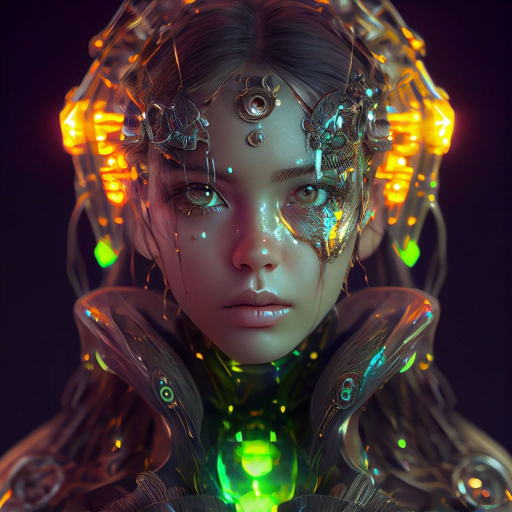
#> input picture Day 58/1.jpg, 1024 x 1024 px (shown at 1/2 size)
$ python image_denoising.py
#> lines starting #> are read from the running program, lines starting #| are printed output that depends on the picture
# import necessary libraries
import cv2
import matplotlib.pyplot as plt
# Load an image
image = cv2.imread('1.jpg')
#> image is the input picture: shape (1024, 1024, 3); mean B, G, R 48.6, 52, 66.9

# Convert the image from BGR (OpenCV format) to RGB (Matplotlib format)
image_rgb = cv2.cvtColor(image, cv2.COLOR_BGR2RGB)

# Apply Gaussian blur to denoise
denoised_image = cv2.GaussianBlur(image_rgb, (11, 11), 0)


# Display the original and resized images
plt.figure(figsize=(10, 5))
plt.subplot(1, 2, 1)
plt.title('Original Image')
plt.imshow(image_rgb)
plt.axis('off')
plt.subplot(1, 2, 2)
plt.title('denoised_image')
plt.imshow(denoised_image)
plt.axis('off')
plt.show()
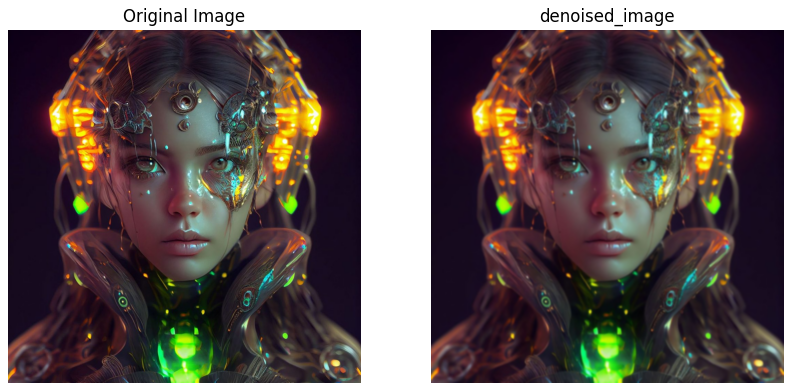
#> figure drawn by matplotlib, 2 panels

# Convert to grayscale
gray_image = cv2.cvtColor(image_rgb, cv2.COLOR_BGR2GRAY)
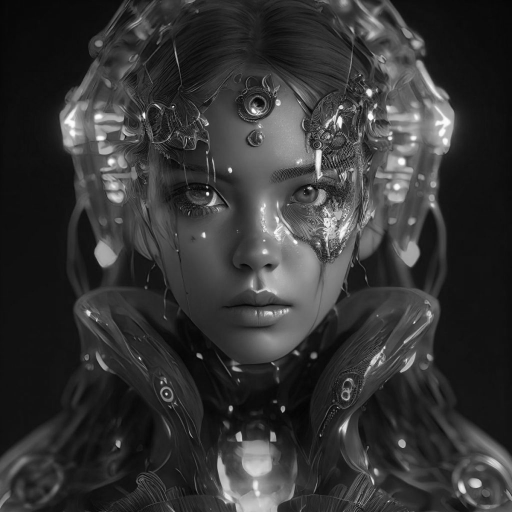
#> gray_image: shape (1024, 1024) (shown at 1/2 size); min 0, max 254, mean 52.6

# Apply histogram equalization
equalized_image = cv2.equalizeHist(gray_image)
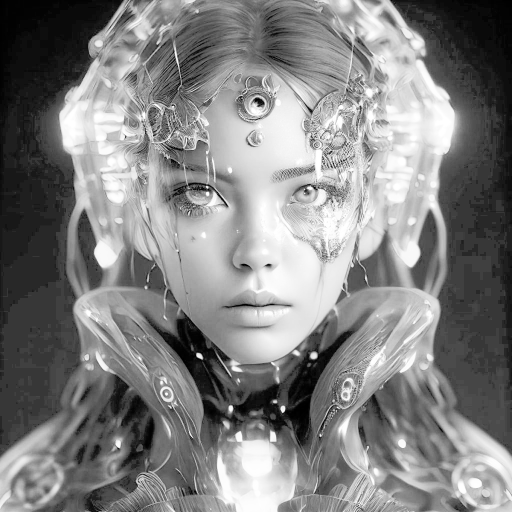
#> equalized_image: shape (1024, 1024) (shown at 1/2 size); min 0, max 255, mean 129.3

# Display the original and resized images
plt.figure(figsize=(10, 5))
plt.subplot(1, 2, 1)
plt.title('Gray Image')
plt.imshow(gray_image, cmap="gray")
plt.axis('off')
plt.subplot(1, 2, 2)
plt.title('equalized_image')
plt.imshow(equalized_image, cmap="gray")
plt.axis('off')
plt.show()
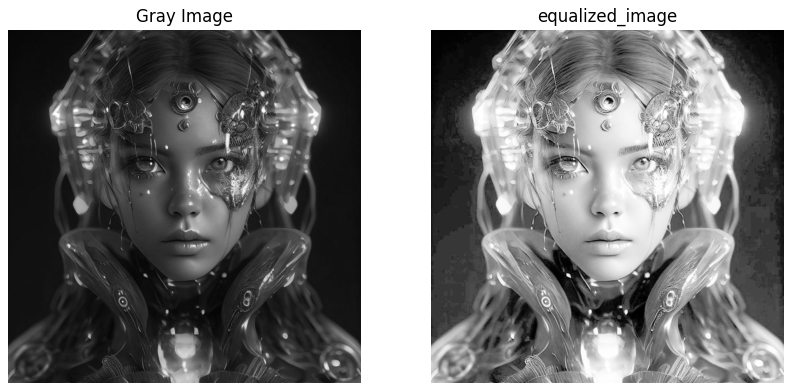
#> figure drawn by matplotlib, 2 panels

$ run again, with Day 58/2.jpg copied over Day 58/1.jpg
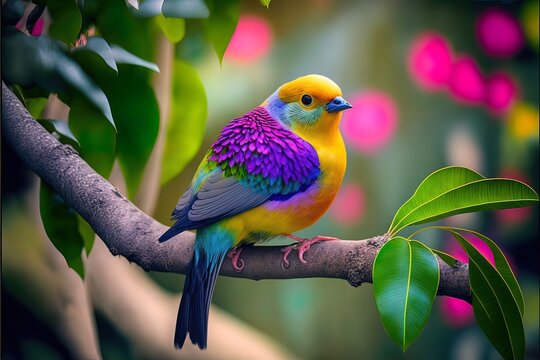
#> input picture Day 58/2.jpg, 540 x 360 px
#> image is the input picture: shape (360, 540, 3); mean B, G, R 71.5, 89, 92.2
#> `gray_image = cv2.cvtColor(image_rgb, cv2.COLOR_BGR2GRAY)`:
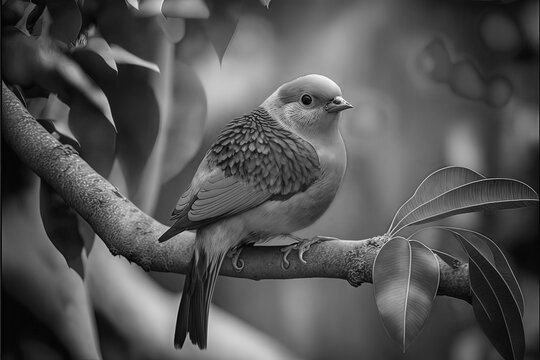
#> gray_image: shape (360, 540); min 0, max 251, mean 84.1
#> `equalized_image = cv2.equalizeHist(gray_image)`:
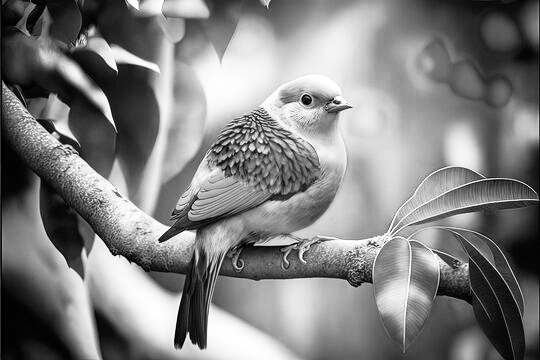
#> equalized_image: shape (360, 540); min 0, max 255, mean 128.3

$ run again, with Day 58/3.jpg copied over Day 58/1.jpg
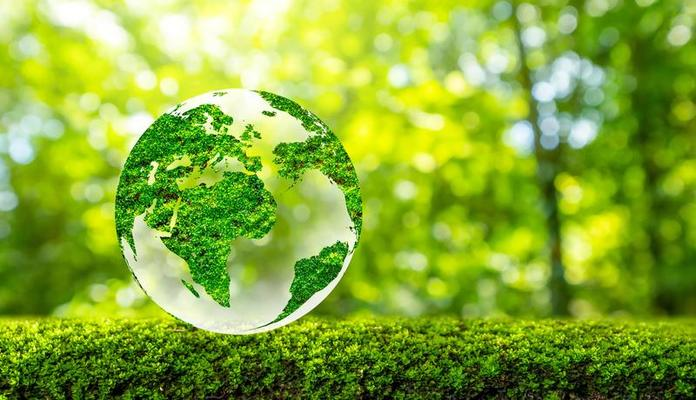
#> input picture Day 58/3.jpg, 696 x 400 px
#> image is the input picture: shape (400, 696, 3); mean B, G, R 55.7, 170.2, 135.6
#> `plt.show()`:
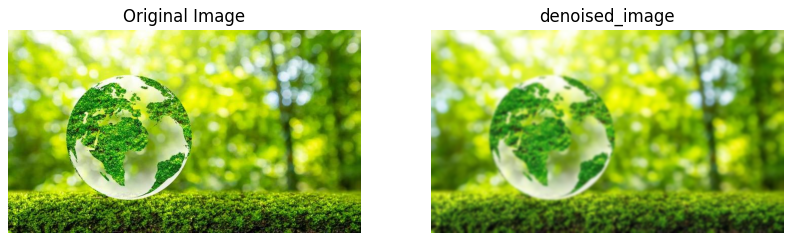
#> figure drawn by matplotlib, 2 panels
#> `equalized_image = cv2.equalizeHist(gray_image)`:
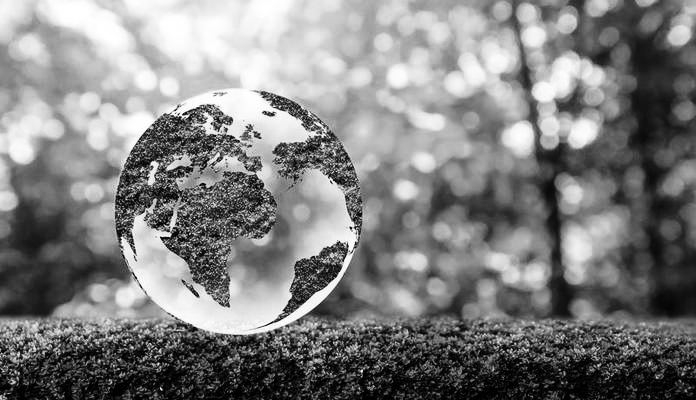
#> equalized_image: shape (400, 696); min 0, max 255, mean 128
